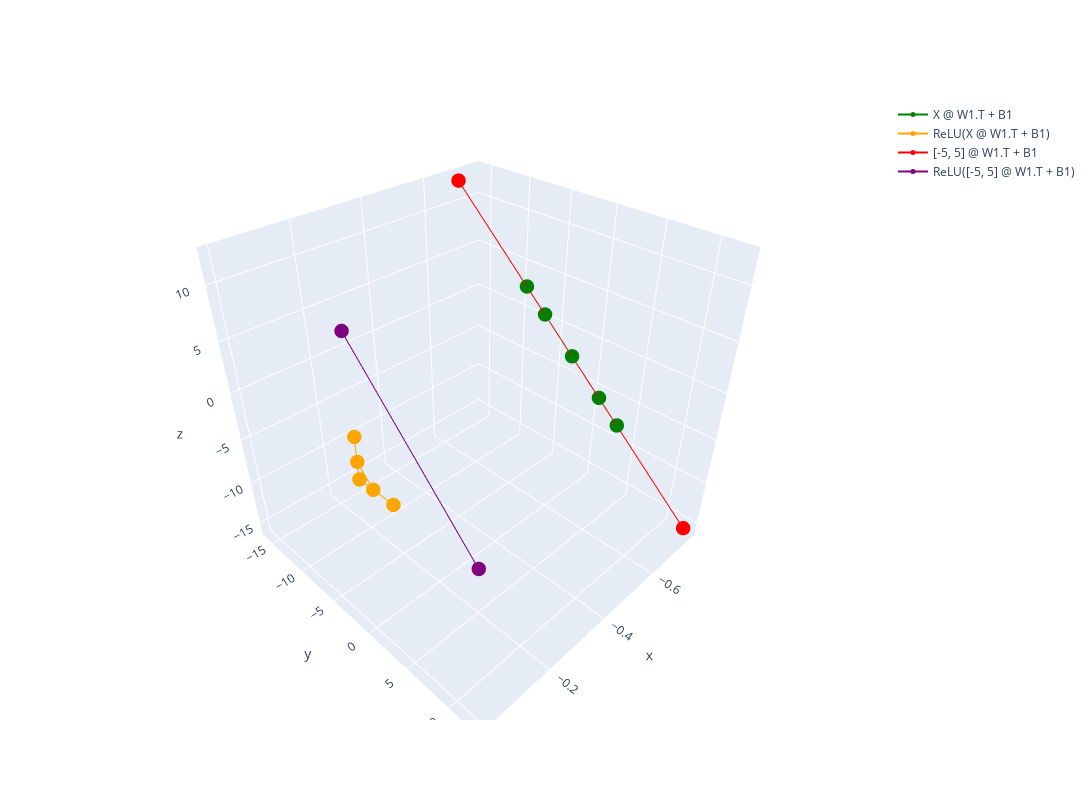

Write notebook code for a chart like this one.
### Code cell
import plotly.graph_objects as go

net = m4.net
w1 = net[0][0].weight.data
b1 = net[0][0].bias
r1 = net[0][1]
# w2 = net[1][0].weight
# b2 = net[1][0].bias
ds_t = torch.tensor(ds).unsqueeze(-1)
res1 = (ds_t @ w1.T + b1).detach()
#res2 = (r1(res1) @ w2.T + b2).detach()

fig = go.Figure()
def scatter3d(x, y=None, z=None, name="", color=""):
    if y is None:
        y = torch.tensor([0]).tile(x.shape)
    if z is None:
        z = torch.tensor([0]).tile(x.shape)
    fig.add_trace(go.Scatter3d(
        x=x.detach().numpy().tolist(),
        y=y.detach().numpy().tolist(),
        z=z.detach().numpy().tolist(),
        marker=dict(size=5,color=color),
        name=name
    ))

scatter3d(res1[:, 0], res1[:, 1], res1[:, 2], "X @ W1.T + B1", "green")
scatter3d(r1(res1)[:, 0], r1(res1)[:, 1], r1(res1)[:, 2], "ReLU(X @ W1.T + B1)", "orange")
#scatter3d(res2.flatten(), name="ReLU(X @ W1.T + B1) @ W2.T + B2", color="blue")
# print(w2)
# print(b2)
xx = torch.tensor([-5, 5])
scatter3d(xx * w1.T[:, 0] + b1[0], xx * w1.T[:, 1] + b1[1], xx * w1.T[:, 2] + b1[2], "[-5, 5] @ W1.T + B1", "red")
scatter3d(r1(xx * w1.T[:, 0] + b1[0]), r1(xx * w1.T[:, 1] + b1[1]), r1(xx * w1.T[:, 2] + b1[2]), "ReLU([-5, 5] @ W1.T + B1)", "purple")

fig.update_layout(
    autosize=False,
    width=1200,
    height=800,
)

### Figure 1 — Plotly figure (JSON) as saved in the notebook; plotly's stock layout.template omitted (floating-point values rounded to 4 significant figures)
{"data": [{"marker": {"color": "green", "size": 5}, "name": "X @ W1.T + B1", "type": "scatter3d", "x": [-0.721, -0.7359, -0.7509, -0.7449, -0.727], "y": [-7.416, -1.768, 3.88, 1.621, -5.157], "z": [3.868, -1.716, -7.301, -5.067, 1.634]}, {"marker": {"color": "orange", "size": 5}, "name": "ReLU(X @ W1.T + B1)", "type": "scatter3d", "x": [0, 0, 0, 0, 0], "y": [0, 0, 3.88, 1.621, 0], "z": [3.868, 0, 0, 0, 1.634]}, {"marker": {"color": "red", "size": 5}, "name": "[-5, 5] @ W1.T + B1", "type": "scatter3d", "x": [-0.6985, -0.7734], "y": [-15.89, 12.35], "z": [12.25, -15.68]}, {"marker": {"color": "purple", "size": 5}, "name": "ReLU([-5, 5] @ W1.T + B1)", "type": "scatter3d", "x": [0, 0], "y": [0, 12.35], "z": [12.25, 0]}], "layout": {"autosize": false, "height": 800, "width": 1200}}
